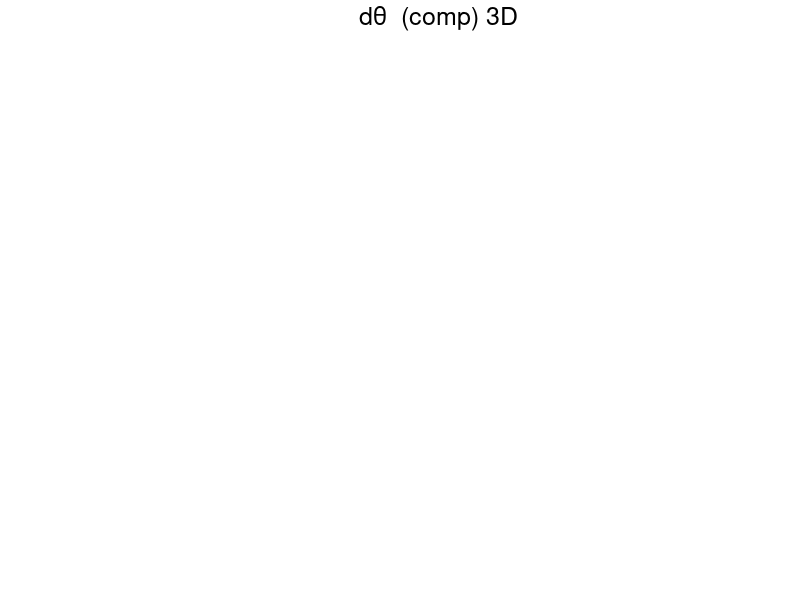

MATLAB code for this plot: (Note: this script raises an error after producing the figure.)

% Hint: 
% saving figures as .eps:     print(gcf, 'TestPlot', '-depsc');

%modelstr = '';
modelstr = 'comp';
%modelstr = 'psinc';
%modelstr = 'psinc_w_adv_Ndt=3';
%modelstr = 'psinc_Ndt=3';
%modelstr = 'psinc_w_adv_Ndt=05';

%test_case = 'Equatorial-Long-Wave';
%test_case = 'Internal-Wave-Long-Wave';
%test_case = 'Internal-Wave-Strong-Strat';
test_case = 'Skamarock-Klemp-Internal-Wave';
%test_case = 'Rising-Bubble';
%test_case = 'Smolarkiewicz-Margolin-Breaking-Wave';
%test_case = 'Straka';
%test_case = 'Travelling-Vortex';

slice = 'xy'; % options:  'xy' 'zy' 'full3D'
showmode = 1;
separate_signs = 1;
filledcontours = 0;
fixed_contours = 1;
fixed_contour_step = 0;
no_of_contours = 10;
show_increments = 0;
symmetry = 0;        % in {0,1}
symmetrytest = 0;
showdummycells = 0;

% th0 = -0.0015/300;
% dth = 5e-4/300;
% contour_values = [th0 th0+dth th0+2*dth th0+3*dth th0+4*dth th0+5*dth th0+6*dth th0+7*dth th0+8*dth th0+9*dth th0+10*dth];
dtheta = 0.5e-3/300;
contour_values = [-5*dtheta, -4*dtheta, -3*dtheta, -2*dtheta, -dtheta, 0.0, dtheta, 2*dtheta, 3*dtheta, 4*dtheta, 5*dtheta];
%contour_values = [1.0001 1.0011 1.0022 1.0022 1.0033 1.0044 1.0055 1.0065];
%contour_values = linspace(-0.01,0.01,41) / 288.15;
title_true = 1;

%kmin = 50;
%kmax = 53;
kmin = 0;
kmax = 601;
dk   = 1;

if strcmp(test_case, 'Equatorial-Long-Wave')
    scalefactor = 2.0;
    ncx = 300; 
    ncy = 20;  
    %ncx = 600; 
    %ncy = 80;  
    L   = 8*3000.0 * scalefactor;  % 
    x0  = 0.0*L;
    H   = 10.0;  %
    aspect = [L/H/3 1 1];
    velosc = 100;  % velocity unit of RKLM code
elseif strcmp(test_case, 'Internal-Wave-Long-Wave')
    scalefactor = 2.0;
    ncx = 300; 
    ncy = 20;  
    %ncx = 600; 
    %ncy = 80;  
    L   = 3000.0 * scalefactor;  % 
    x0  = 0.0*L;
    H   = 10.0;  %
    aspect = [L/H/3 1 1];
    velosc = 100;  % velocity unit of RKLM code
elseif strcmp(test_case, 'Internal-Wave-Strong-Strat')
    scalefactor = 1.0;
    ncx = 1200; 
    ncy = 40;  
    L   = 3000.0 * scalefactor;  % 
    x0  = 0.5*L;
    H   = 10.0;  %
    aspect = [80 1 1];
    velosc = 100;  % velocity unit of RKLM code
elseif strcmp(test_case, 'Skamarock-Klemp-Internal-Wave')
    scalefactor = 1.0;
    ncx = 300; 
    ncy = 20;
    ncz = 5;
    L   = 300.0 * scalefactor;  % [km] 
    x0  = 0.5*L;
    H   = 10.0;    % [km] 
    B   = 20.0;    % [km]
    aspect = [16 1 1];
    velosc = 100;  % [m/s] velocity unit of RKLM code
elseif strcmp(test_case, 'Rising-Bubble')
    ncx = 160;  
    ncy =  80;  
    L   = 2.0;  
    x0  = 1.0;
    H   = 1.0; 
    aspect = [1 1 1];
    velosc = 100;  % velocity unit of RKLM code
elseif strcmp(test_case, 'Travelling-Vortex')
    ncx = 128;  % 512; 256;
    ncy = 128;  % 512; 256;
    L   = 1.0;  
    x0  = 0.5;
    H   = 1.0; 
    aspect = [1 1 1];
    velosc = 100;  % velocity unit of RKLM code
elseif strcmp(test_case, 'Straka')
    ncx = 512;  
    ncy = 64;  
    L  = 52.2;  % 
    x0 = 0.0*L;
    H  = 6.4;  %
    aspect = [1 1 1];
    velosc = 100;  % velocity unit of RKLM code
elseif strcmp(test_case, 'Smolarkiewicz-Margolin-Breaking-Wave')
    ncx = 240;  
    ncy = 120;  
    L   = 120.0;  % 
    x0  =  60.0;
    H   =  60.0;  %
    aspect = [1 1 1];
    velosc = 100;  % velocity unit of RKLM code
end
    
% auxiliary adjustments of grid parameters
nnx = ncx+1;
dumsx = 2;
if ncy == 1
    nny = 1;
    dumsy = 0;
else
    nny = ncy+1;
    dumsy = 2;
end
if ncz == 1
    nnz = 1;
    dumsz = 0;
else
    nnz = ncz+1;
    dumsz = 2;
end

modelfigstr = strcat('  (',modelstr,')');

rhoY_diff = 0;
rhoZ_diff = 0;
transp    = 0;

if strcmp(slice, 'full3D')
    kkmin = ncz/2;
    dkk   =  1;
    kkmax = ncz/2;
end

folderstring = strcat('/Users/rupert/Documents/Computation/RKLM_Reference/low_Mach_gravity_',modelstr);

% cell-centered fields
%varstr = 'rho'; folderstr = 'rho'; titlestr = 'rho'; ndummy = 2; arraysize = [ncx ncy ncz];
%varstr = 'p'; folderstr = 'p'; titlestr = 'p'; ndummy = 2; arraysize = [ncx ncy ncz];
%varstr = 'S'; folderstr = 'S'; titlestr = 'S'; ndummy = 2; arraysize = [ncx ncy ncz];
%varstr = 'rhoY';  folderstr = 'rhoY'; titlestr = 'rhoY'; ndummy = 2; arraysize = [ncx ncy ncz]; rhoY_diff = 1;
%varstr = 'drhoY';  folderstr = 'drhoY'; titlestr = 'drhoY'; ndummy = 2; arraysize = [ncx ncy ncz];
%varstr = 'Y';  folderstr = 'Y'; titlestr = '\theta'; ndummy = 2; arraysize = [ncx ncy ncz];
varstr = 'dY';  folderstr = 'dY'; titlestr = 'd\theta'; ndummy = 2; arraysize = [ncx ncy ncz];
%varstr = 'buoy';  folderstr = 'buoy'; titlestr = 'buoy'; ndummy = 2; arraysize = [ncx ncy ncz];
%varstr = 'rhoZp';  folderstr = 'rhoZp'; titlestr = 'rhoZp'; ndummy = 2; arraysize = [ncx ncy ncz];
%varstr = 'rhoZB';  folderstr = 'rhoZB'; titlestr = 'rhoZB'; ndummy = 2; arraysize = [ncx ncy ncz];
%varstr = 'rhoZ';  folderstr = 'rhoZ'; titlestr = 'rhoZ'; ndummy = 2; arraysize = [ncx ncy ncz];
%varstr = 'Z';  folderstr = 'Z'; titlestr = 'Z'; ndummy = 2; arraysize = [ncx ncy ncz]; rhoZ_diff = 0;
%varstr = 'u';  folderstr = 'u'; titlestr = 'u'; ndummy = 2; arraysize = [ncx ncy ncz]; symmetry = -1*symmetry;
%varstr = 'v';  folderstr = 'v'; titlestr = 'v'; ndummy = 2; arraysize = [ncx ncy ncz];
%varstr = 'w';  folderstr = 'w'; titlestr = 'w'; ndummy = 2; arraysize = [ncx ncy ncz];
%varstr = 'qv';  folderstr = 'qv'; titlestr = 'qv'; ndummy = 2; arraysize = [ncx ncy ncz];
%varstr = 'qc';  folderstr = 'qc'; titlestr = 'qc'; ndummy = 2; arraysize = [ncx ncy ncz];
%varstr = 'qr';  folderstr = 'qr'; titlestr = 'qr'; ndummy = 2; arraysize = [ncx ncy ncz];
%varstr = 'flux_rhou';  folderstr = 'fluxes'; titlestr = 'flux_rhou'; ndummy = 2; arraysize = [ncx+1 ncy ncz]; symmetry = -1*symmetry;
%varstr = 'flux_rhov';  folderstr = 'fluxes'; titlestr = 'flux_rhov'; ndummy = 2; arraysize = [ncy+1 ncz ncx]; symmetry = -1*symmetry;
%varstr = 'flux_rhov';  folderstr = 'fluxes'; titlestr = 'flux_rhov'; ndummy = 2; arraysize = [ncz+1 ncx ncy]; symmetry = -1*symmetry;

%varstr = 'p2_c';  folderstr = 'p2_c'; titlestr = '\pi'; ndummy = 2; arraysize = [ncx ncy ncz];
%varstr = 'dp2_c';  folderstr = 'dp2_c'; titlestr = 'd\pi'; ndummy = 2; arraysize = [ncx ncy ncz];
%varstr = 'dpdim';  folderstr = 'dpdime'; titlestr = 'dp [Pa]'; ndummy = 2; arraysize = [ncx ncy ncz];
%varstr = 'rhs_cells';  folderstr = 'rhs_cells'; titlestr = 'rhs_c'; ndummy = 2; arraysize = [ncx ncy ncz];

%varstr = 'p2_n';  folderstr = 'p2_nodes'; titlestr = '\pi_n';    ndummy = 2; arraysize = [nnx nny nnz];
%varstr = 'dp2_n';  folderstr = 'dp2_nodes'; titlestr = 'd\pi_n';    ndummy = 2; arraysize = [nnx nny nnz];
%varstr = 'rhs_nodes';  folderstr = 'rhs_nodes'; titlestr = 'rhs_n';    ndummy = 2; arraysize = [nnx nny nnz];

%varstr = 'advflux_x';  folderstr = 'advflux'; titlestr = 'advflux_x'; ndummy = 2; arraysize = [ncx+1 ncy ncz]; symmetry = -1*symmetry;
%varstr = 'advflux_y';  folderstr = 'advflux'; titlestr = 'advflux_y'; ndummy = 2; arraysize = [ncy+1 ncz ncx]; symmetry = -1*symmetry; transp = 1;
%varstr = 'advflux_z';  folderstr = 'advflux'; titlestr = 'advflux_z'; ndummy = 2; arraysize = [ncz+1 ncx ncy]; symmetry = -1*symmetry; transp = 1;



scrsz = get(0,'ScreenSize');
figure1 = figure('Position',[1 scrsz(4)/1.5 scrsz(3)/1.5 scrsz(4)/1.75]);
if title_true
    texthandle = annotation('textbox', [0.45 0.95 0.2 0.05]);
    set(texthandle, 'String', strcat(titlestr,modelfigstr,' 3D'), 'FontSize', 18, 'FontName', 'Helvetica', 'LineStyle', 'none');
end
%set(texthandle, 'String', titlestr, 'FontSize', 14, 'FontName', 'Optima');

for k = kmin:dk:kmax
    kstr = num2str(k);
    if k < 10
        filestr = strcat(folderstring,'/',folderstr,'/',varstr,'_00',kstr,'.hdf');
    else
        if k < 100
            filestr = strcat(folderstring,'/',folderstr,'/',varstr,'_0',kstr,'.hdf');
        else
            filestr = strcat(folderstring,'/',folderstr,'/',varstr,'_',kstr,'.hdf');
        end
    end
    v = hdfread(filestr, '/Data-Set-2', 'Index', {[1  1  1],[1  1  1],[arraysize(1)+2*ndummy  arraysize(2)+2*ndummy  arraysize(3)+2*ndummy]});
    
    if strcmp(slice, 'full3D')

        [nx, ny, nz] = size(v);
        nx = nx - 4;
        ny = ny - 4;
        nz = nz - 4;
        
        dx = L/nx;
        dy = H/ny;
        dz = B/nz;
        
        x = linspace(0.5*dx-(nx/2)*dx,-0.5*dx+(nx/2)*dx,nx);
        y = linspace(0.5*dy,-0.5*dy+ny*dy,ny);
        z = linspace(0.5*dz-(nz/2)*dz,-0.5*dz+(nz/2)*dz,nz);
                
        th = v(3:1:nx+2, 3:1:ny+2, 3:1:nz+2);
                
        % Create contours
        %[X,Y,Z] = meshgrid(x,y,z);
        %contourslice(x,y,z,th,0.0,0.5,0.0);
        %contourslice(X,Y,Z,th,[],[0.33, 0.5, 0.66],[], [1.001, 1.002, 1.003, 1.004, 1.005, 1.006]);

        %isovalue = 1.001;
        %fvc = isocaps(th,isovalue);
        %fvc = isocaps(x,y,z,th,isovalue);
        %patch(fvc);

        % Create contours
        if filledcontours
            for kk = kkmin:dkk:kkmax
                contourf(x,y,transpose(th(:,:,kk)),15,'LineColor','auto');
                colormap Jet;
                colorbar('FontSize',14,'FontName','Helvetica');
                pause;
            end
        else
            if fixed_contours
                contour(x,z,th,contour_values,'LineColor','k');
            else
                contour(x,z,th,10,'LineColor','k');
            end
        end

        set(gca,'DataAspectRatio', aspect, 'FontSize',18,'FontName','Helvetica');
        if title_true
            title(strcat(titlestr,kstr));
        end
        % Create xlabel
        xlabel('x','FontSize',18,'FontName','Helvetica');
        
        % Create ylabel
        ylabel('y','FontSize',18,'FontName','Helvetica');

        % Create ylabel
        zlabel('z','FontSize',18,'FontName','Helvetica');

        pause
    else
        
        % for now let's take it slice by slice
        if strcmp(slice, 'xy')
            velo = v(:,:,ndummy+1);
        elseif strcmp(slice, 'zy')
            velo = transpose(reshape(v(ndummy+1,:,:), [arraysize(2)+2*ndummy, arraysize(3)+2*ndummy]));
        end
        
        if strcmp(varstr, 'rhs_nodes')
            velo(1:3,:) = 0.0*velo(1:3,:);
            velo(:,1:3) = 0.0*velo(:,1:3);
            velo(end-2:end,:) = 0.0*velo(end-2:end,:);
            velo(:,end-2:end) = 0.0*velo(:,end-2:end);
        end
        
        % eigenmode test case
        [nx, nz] = size(velo);
        nx = nx - 4;
        nz = nz - 4;
        
        dx = L/nx;
        dz = H/nz;
        
        dth = 8.3333e-04;
        x = linspace(0.5*dx-(nx/2)*dx,-0.5*dx+(nx/2)*dx,nx);
        z = linspace(0.5*dz,-0.5*dz+nz*dz,nz);
        Yt = transpose(velo);
        th = Yt(3:1:nz+2, 3:1:nx+2);
        
        %figure(1);
        %contour(x,z,th, [1+dth 1+2*dth 1+3*dth 1+4*dth 1+5*dth 1+6*dth 1+7*dth 1+8*dth], 'k');
        %set(gca,'DataAspectRatio',[1 1 1]);
        
        
        % Create contour
        if filledcontours
            contourf(x,z,th,15,'LineColor','auto');
            colormap Jet
            colorbar('FontSize',14,'FontName','Helvetica')
        else
            if fixed_contours
                contour(x,z,th,contour_values,'LineColor','k');
            else
                contour(x,z,th,10,'LineColor','k');
            end
        end
        set(gca,'DataAspectRatio', aspect, 'FontSize',18,'FontName','Helvetica');
        if title_true
            title(strcat(titlestr,kstr));
        end
        % Create xlabel
        xlabel('x','FontSize',18,'FontName','Helvetica');
        
        % Create ylabel
        ylabel('z','FontSize',18,'FontName','Helvetica');
        
        pause
    end
end


